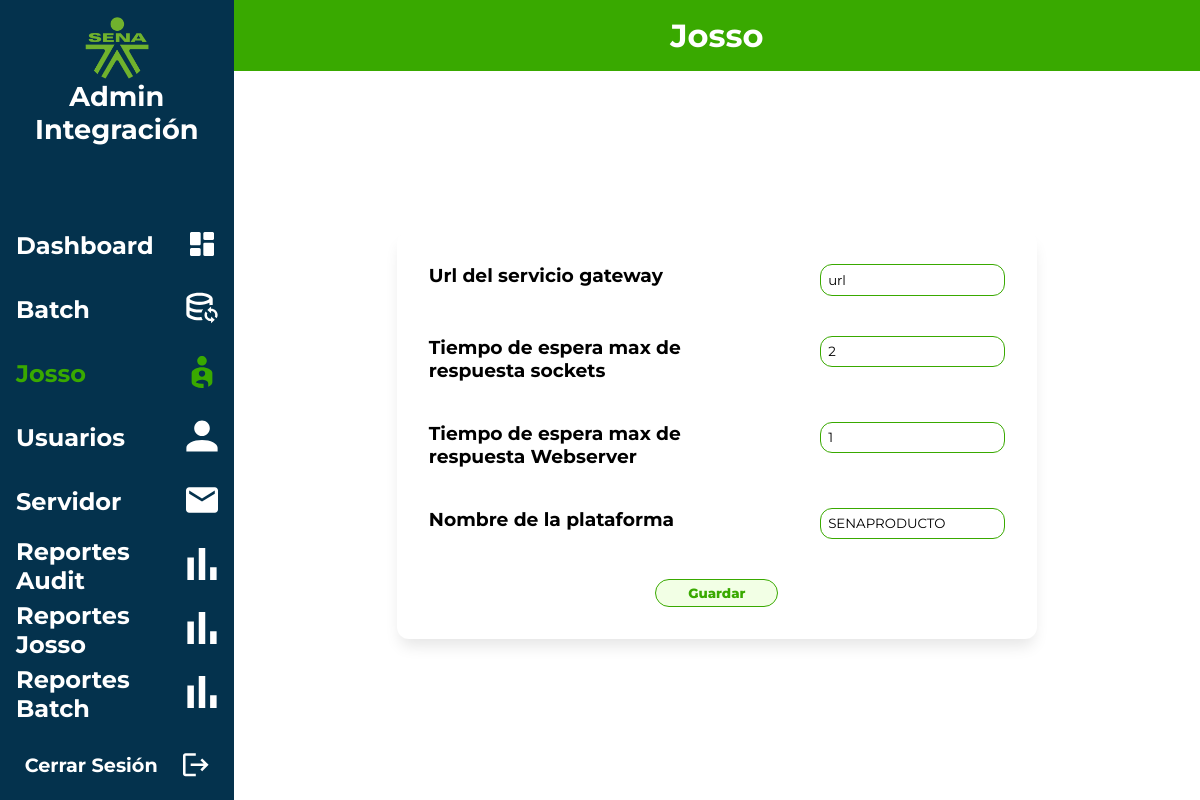
The page /views/josso.php (signed in) on the database its author committed.
### tables this page shows
CREATE TABLE IF NOT EXISTS `josso` (
  `id_josso` int NOT NULL AUTO_INCREMENT,
  `url_service_gateway` varchar(60) NOT NULL,
  `maximun_time_response_socket` int NOT NULL,
  `maximun_time_response_webservice` int NOT NULL,
  `name_plataforma` varchar(50) NOT NULL,
  `user_id` bigint NOT NULL,
  PRIMARY KEY (`id_josso`),
  KEY `user_id` (`user_id`)
);

### app/controllers/josso/show_josso.php (called while the page is built, shortened)
<?php
    require_once '../app/config.php';
    $sql = "SELECT * FROM josso";
    $stmt = $pdo->query($sql);
    $stmt->execute();
    $resultado = $stmt->fetch(PDO::FETCH_ASSOC);
    if($resultado){
        $url_service_gateway = $resultado['url_service_gateway'];
        $maximun_time_response_socket = $resultado['maximun_time_response_socket'];
        $maximun_time_response_webservice = $resultado['maximun_time_response_webservice'];
        $name_plataforma = $resultado['name_plataforma'];
    }

### views/josso/josso.php (the view, shortened to what this page needs)
<?php
require_once '../app/controllers/josso/show_josso.php';
require_once '../app/controllers/josso/create_josso.php';
?>
<div class="container-form">
  <form class="content-form" method="post" action="../app/controllers/josso/create_josso.php">
    <div class="form-inputs">
      <h3>Url del servicio gateway</h3>
      <input type="text" id="url" name="url_service_gateway" class="form_input" placeholder="URL" required value="<?php echo isset($url_service_gateway) ? $url_service_gateway : ''; ?>">
    </div>
    <div class="form-inputs">
      <h3>Tiempo de espera max de respuesta sockets</h3>
      <div class="tooltip">
        <input type="number" id="time_socket" name="maximun_time_response_socket" min="0" placeholder="Segundos" required value="<?php echo isset($maximun_time_response_socket) ? $maximun_time_response_socket : '' ?>">
      </div>
    </div>
    <div class="form-inputs">
      <h3>Tiempo de espera max de respuesta Webserver</h3>
      <div class="tooltip">
        <input type="number" id="time_webservice" name="maximun_time_response_webservice" min="0" placeholder="Segundos" required value="<?php echo  isset($maximun_time_response_webservice) ? $maximun_time_response_webservice : ''; ?>">
    </div>
    </div>
    <div class="form-inputs">
      <h3>Nombre de la plataforma</h3>
      <input type="text" id="SENAPROD" name="name_plataforma" class="form_input" required value="<?php echo isset($name_plataforma) ?  $name_plataforma : ''; ?>">
    </div>
    <div class="botons">
      <input type="submit" name="Guardar" value="Guardar">
    </div>
  </form>
</div>

### views/josso/css/styles.css (style rules this page uses)
.tooltip { position: relative; display: inline-block; }

### assets/main.css (style rules this page uses)
* { padding: 0; margin: 0; box-sizing: border-box; font-family: 'Montserrat'; }
:root { --primary: #39a900; --secondary: #98fe58; --tertiary: #f2ffe5; --alternate: #29690b; --primary-text: black; --secondary-text: #5d5d5d; --alternate-text: #919191; --primary-background: #fff; --secondary-background: #E6E6E6; --alternate-background: #04324d; --color-success: #52d726; --color-error: #e74c3c; --color-warning: #f1c40f; --color-info: #ffffff; --primary-shadow: 0 4px 6px rgba(0, 0, 0, 0.1), 0 1px 3px rgba(0, 0, 0, 0.08); --primary-font-family: 'Work Sans Regular', sans-serif; --secondary-font-family: 'Work Sans Bold', sans-serif; --bp-small: 480px; --bp-medium: 767px; --bp-large: 1200px; --web-margin: 1366px; }
input[type='text'], input[type='email'], input[type='number'], input[type='time'], input[type='password'] { padding: .5em; border-radius: 12px; border: 1px solid var(--primary); transition: .3s box-shadow ease-in-out; }
input[type="submit"], button { padding: .3rem 2rem; cursor: pointer; border-radius: 30px; border: none; transition: all .4s ease-in; font-weight: 800; box-sizing: border-box; background: var(--tertiary); color: var(--primary); border: 1px solid var(--primary); }
.container-form { width: 100%; height: 100vh; display: flex; justify-content: center; align-items: center; }
div.form-inputs { display: flex; width: 100%; justify-content: space-between; gap: 5em; }
.content-form { display: flex; padding: 2em; gap: 2.5em; flex-direction: column; justify-content: center; margin: 0 auto; background: #fff; box-shadow: 0px 10px 15px -3px rgba(0,0,0,0.1); border-radius: 12px; width: 80vh; }
.botons { margin: 0 auto; }

### rows shown on the page
josso: url_service_gateway "url", maximun_time_response_socket "2", maximun_time_response_webservice "1", name_plataforma "SENAPRODUCTO"
